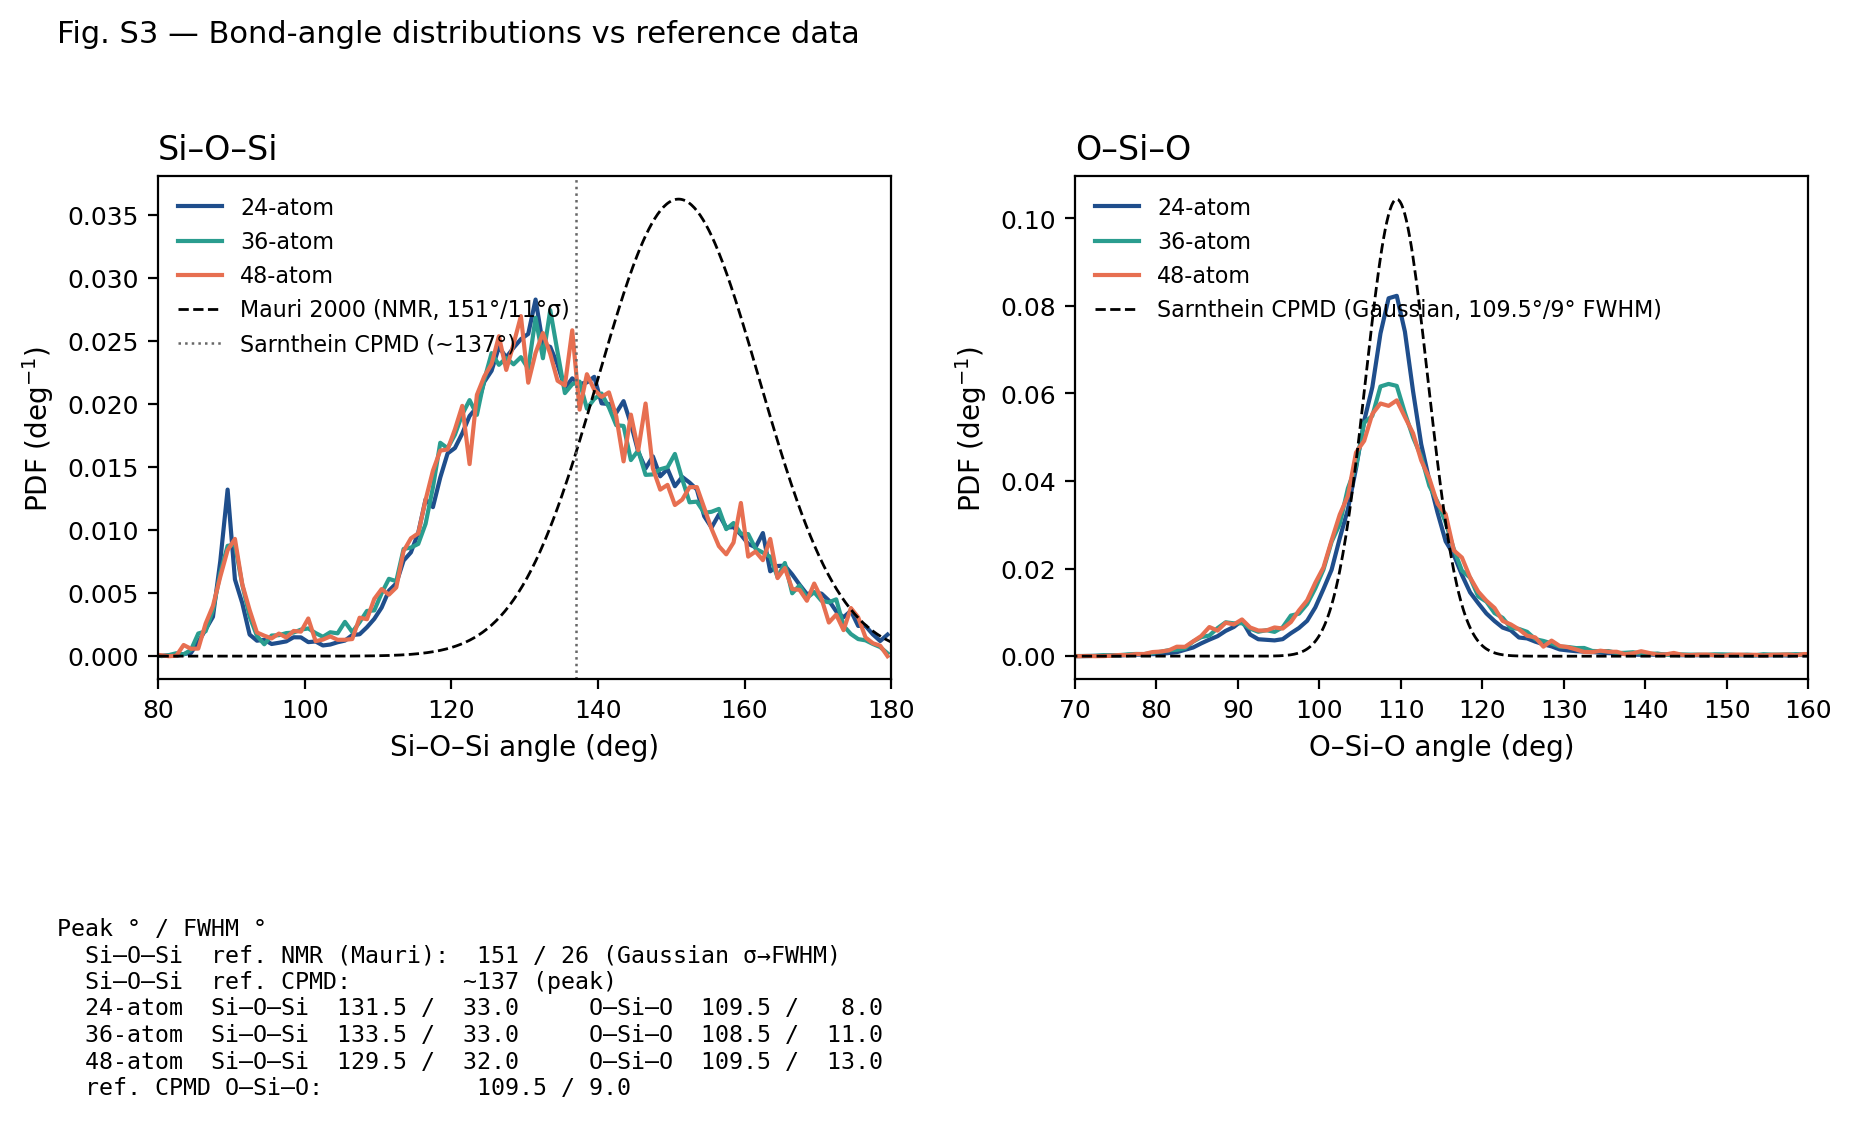

Python code for this plot:
"""
Fig. S3 — Bond-angle distribution summary table+plot.
Shows Si–O–Si and O–Si–O peak locations and FWHMs for all three system sizes
alongside CPMD reference (Sarnthein et al., 1995) and 29Si-NMR reference
(Mauri et al., 2000).
"""

from __future__ import annotations

import sys
from pathlib import Path

import matplotlib.pyplot as plt
import numpy as np

ROOT = Path(__file__).resolve().parents[2]
sys.path.insert(0, str(ROOT))

from paper_completion._load import (   # noqa: E402
    SizeEnsemble, SIZE_COLORS, SIZE_LABELS, peak_of_hist, fwhm_of_hist,
)

SIZES = (24, 36, 48)
OUT = Path(__file__).parent

# References
NMR = {"Si-O-Si": (151.0, 11.0)}            # Mauri et al. 2000: peak, sigma (NOT fwhm)
NMR_FWHM_SIO = 2.355 * 11.0                 # 2 sqrt(2 ln 2) sigma ~ 25.9°
CPMD_SIOSI_PEAK = 137.0                     # Sarnthein 1995, midpoint of 136-142°
CPMD_OSIO = (109.5, 9.0)                    # peak, FWHM


def main():
    plt.rcParams.update({
        "font.family": "DejaVu Sans",
        "axes.labelsize": 10, "xtick.labelsize": 9, "ytick.labelsize": 9,
        "legend.fontsize": 8,
    })

    rows = []
    bads_sios = {}
    bads_osio = {}
    for sz in SIZES:
        e = SizeEnsemble(sz)
        bads_sios[sz] = e.avg_bad("si_o_si", angle_range=(60, 180), bins=240)
        bads_osio[sz] = e.avg_bad("o_si_o",  angle_range=(60, 180), bins=240)
        rows.append((sz,
                     peak_of_hist(bads_sios[sz]["centers"], bads_sios[sz]["pdf"]),
                     fwhm_of_hist(bads_sios[sz]["centers"], bads_sios[sz]["pdf"]),
                     peak_of_hist(bads_osio[sz]["centers"], bads_osio[sz]["pdf"]),
                     fwhm_of_hist(bads_osio[sz]["centers"], bads_osio[sz]["pdf"])))

    fig, axes = plt.subplots(1, 2, figsize=(9.4, 4.4))

    # ---- left: Si-O-Si ----
    ax = axes[0]
    for sz in SIZES:
        d = bads_sios[sz]
        ax.plot(d["centers"], d["pdf"], color=SIZE_COLORS[sz], lw=1.5,
                label=f"{SIZE_LABELS[sz]}")
    # NMR Mauri (Gaussian)
    ang = np.linspace(60, 180, 600)
    mu, sig = NMR["Si-O-Si"]
    g = np.exp(-(ang - mu) ** 2 / (2 * sig ** 2)) / (sig * np.sqrt(2 * np.pi))
    ax.plot(ang, g, "k--", lw=1.0, label="Mauri 2000 (NMR, 151°/11°σ)")
    ax.axvline(CPMD_SIOSI_PEAK, color="0.4", ls=":", lw=0.9,
               label=f"Sarnthein CPMD (~{CPMD_SIOSI_PEAK:.0f}°)")
    ax.set_xlim(80, 180)
    ax.set_xlabel("Si–O–Si angle (deg)")
    ax.set_ylabel("PDF (deg$^{-1}$)")
    ax.set_title("Si–O–Si", loc="left")
    ax.legend(frameon=False, loc="upper left")

    # ---- right: O-Si-O ----
    ax = axes[1]
    for sz in SIZES:
        d = bads_osio[sz]
        ax.plot(d["centers"], d["pdf"], color=SIZE_COLORS[sz], lw=1.5,
                label=f"{SIZE_LABELS[sz]}")
    mu, fw = CPMD_OSIO
    sig = fw / 2.355
    g = np.exp(-(ang - mu) ** 2 / (2 * sig ** 2)) / (sig * np.sqrt(2 * np.pi))
    ax.plot(ang, g, "k--", lw=1.0,
            label=f"Sarnthein CPMD (Gaussian, {mu:.1f}°/{fw:.0f}° FWHM)")
    ax.set_xlim(70, 160)
    ax.set_xlabel("O–Si–O angle (deg)")
    ax.set_ylabel("PDF (deg$^{-1}$)")
    ax.set_title("O–Si–O", loc="left")
    ax.legend(frameon=False, loc="upper left")

    # ---- bottom: small text summary table ----
    txt = "Peak ° / FWHM °\n"
    txt += f"  Si–O–Si  ref. NMR (Mauri):  151 / {NMR_FWHM_SIO:.0f} (Gaussian σ→FWHM)\n"
    txt += f"  Si–O–Si  ref. CPMD:        ~137 (peak)\n"
    for sz, ps, fs, po, fo in rows:
        txt += f"  {sz}-atom  Si–O–Si  {ps:5.1f} / {fs:5.1f}     O–Si–O  {po:5.1f} / {fo:5.1f}\n"
    txt += f"  ref. CPMD O–Si–O:           {CPMD_OSIO[0]} / {CPMD_OSIO[1]}\n"
    fig.text(0.04, -0.04, txt, family="monospace", fontsize=8.4, ha="left", va="top")

    fig.suptitle("Fig. S3 — Bond-angle distributions vs reference data",
                 x=0.04, ha="left", fontsize=11)
    fig.tight_layout(rect=[0, 0.10, 1, 0.95])
    pdf = OUT / "figS3_bad_summary.pdf"
    png = OUT / "figS3_bad_summary.png"
    fig.savefig(pdf, bbox_inches="tight")
    fig.savefig(png, dpi=200, bbox_inches="tight")
    print(f"Wrote {pdf.name} and {png.name}")


if __name__ == "__main__":
    main()
